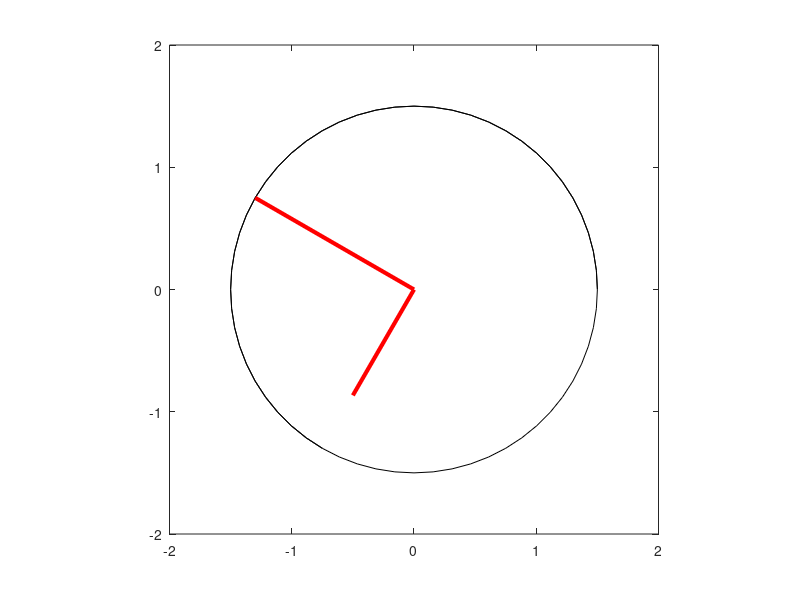

Source code (MATLAB):
bmax=1;
f=100;
w=2*pi*f;
t=0:1/6000:1/60;
Baa=sin(w*t)*(cos(0)+1j*sin(0));
Ebb=sin(w*t-2*pi/3) * (cos(2*pi/3)+1i*sin(2*pi/3));
Ecc=sin(w*t+2*pi/3) * (cos(-2*pi/3)+1i*sin(-2*pi/3));
Enet=Baa+Ebb+Ecc;
Bloop=(cos(w*t + 0) + 1i*sin(w*t+0));
circle=1.5*(cos(w*t)+1i*sin(w*t));
for ii=1: length(t)
plot(circle,'k');
hold on;
plot([0 real(Enet(ii))],[0 imag(Enet(ii))],'r','LineWidth',3);
plot([0 real(Bloop(ii))],[0 imag(Bloop(ii))],'r','LineWidth',3);
axis square;
axis([-2 2 -2 2]);
drawnow;
hold off;
end